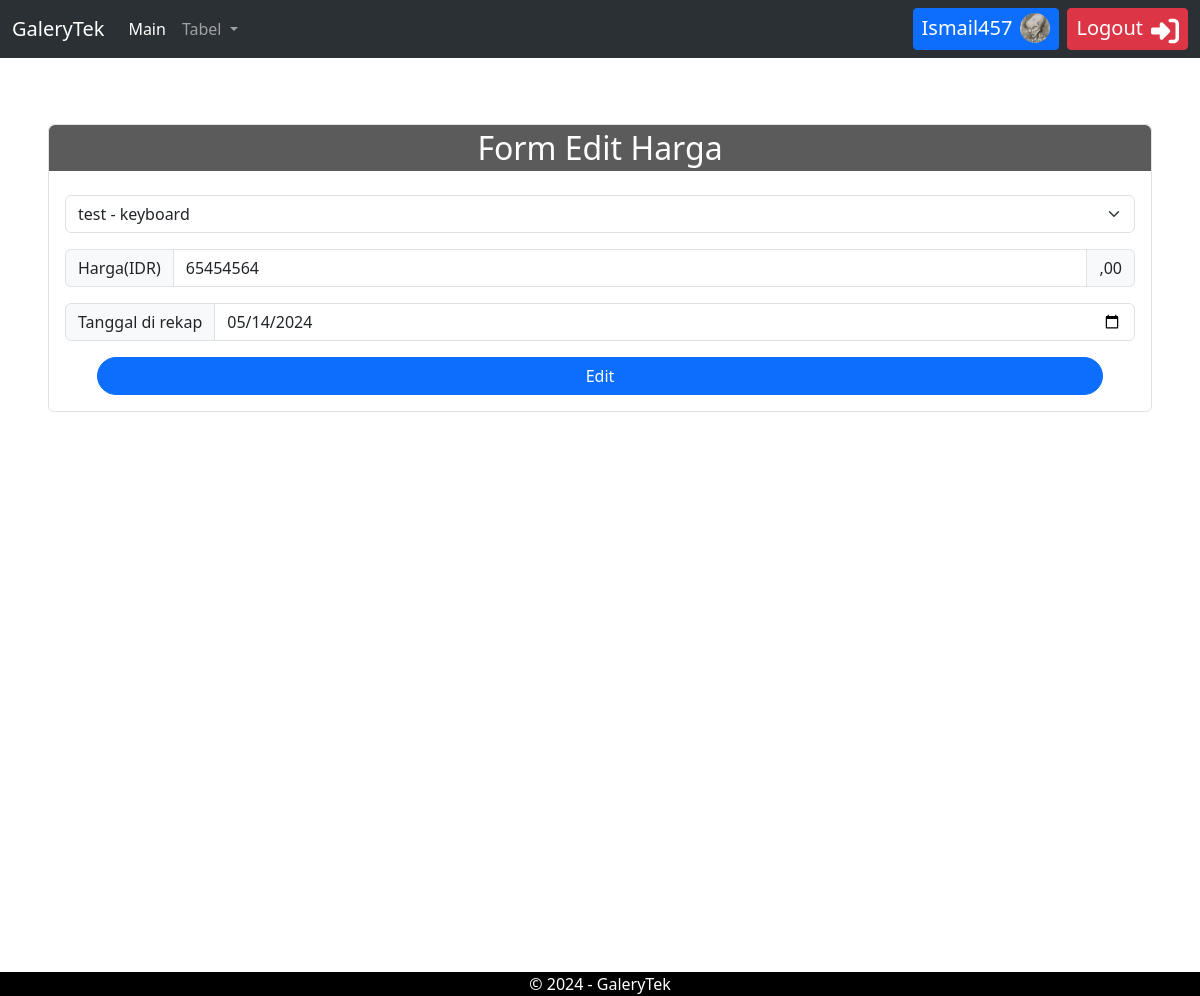
Screenshot of /admin/crud/form/edit_harga.php?id=7 (signed in) with the database file from the repository.
### tables this page shows
CREATE TABLE `user` (
  `id` int NOT NULL,
  `username` varchar(255) NOT NULL,
  `email` varchar(255) NOT NULL,
  `password` varchar(255) NOT NULL,
  `role` enum('admin','super admin') NOT NULL,
  `gambar` varchar(255) NOT NULL
);

CREATE TABLE `hardware` (
  `id_hardware` int NOT NULL,
  `nama` varchar(255) NOT NULL,
  `kategori` enum('ram','power suply','vga','hdd','ssd','motherboard','keyboard','mouse','monitor') NOT NULL,
  `deskripsi` text NOT NULL,
  `gambar` varchar(255) NOT NULL
);

CREATE TABLE `harga` (
  `id_harga` int NOT NULL,
  `id_hardware` int NOT NULL,
  `avg_price` int NOT NULL,
  `tanggal` date NOT NULL
);

### admin/crud/form/edit_harga.php (the view, shortened to what this page needs)
<!DOCTYPE html>
<html lang="en">
<head>
    <link rel="stylesheet" href="../../assets/style/base.css">
    <link rel="stylesheet" href="../../assets/style/form.css">
    <link rel="stylesheet" href="http://localhost/pw2024_tubes_233040070/admin/assets/plugins/fontawesome-free-6.5.2-web/css/all.css">
    <link rel="stylesheet" href="../../assets/style/bootstrap.min.css">
</head>
<body>
    <?php
    include "../../assets/shortcut/nav.php";
    $id = $_GET["id"];
    $query = mysqli_query($koneksi, "SELECT * FROM harga WHERE id_harga='$id'");
    $tampil = mysqli_fetch_array($query)
    ?>
    <section class="main">
        <form action="../aksi/aksi_edit.php" method="post" class="d-flex flex-column border rounded text-center mx-5">
            <h2 class="title rounded-top text-white p-1">Form Edit Harga</h2>
            <div class="p-2">
                <div class="input-group flex-nowrap p-2">
                    <select name="id_hardware" class="form-select" aria-label="Default select example">
                        <?php
                        $Qselect = mysqli_query($koneksi, "SELECT * FROM hardware WHERE id_hardware=" . $tampil['id_hardware'] . "");
                        $Tselect = mysqli_fetch_assoc($Qselect);
                        ?>
                        <option selected value="<?= $tampil['id_hardware'] ?>"><?= $Tselect['nama'] ?> - <?= $Tselect['kategori'] ?></option>
                    </select>
                </div>
                <div class="input-group p-2">
                    <label class="input-group-text" for="harga">Harga(IDR)</label>
                    <input name="avg_price" type="number" class="form-control" id="harga" value="<?= $tampil['avg_price'] ?>" required>
                    <label class="input-group-text" for="harga">,00</label>
                </div>
                <div class="input-group p-2">
                    <label class="input-group-text" for="tanggal">Tanggal di rekap</label>
                    <input name="tanggal" type="date" class="form-control" id="tanggal" value="<?= $tampil['tanggal'] ?>" required>
                </div>
            </div>
            <input type="submit" value="Edit" name="harga" class="btn btn-primary mx-5 mb-3 rounded-pill">
        </form>
    </section>
    <?php
    include "../../assets/shortcut/link.php";
    ?>
</body>
</html>

### admin/assets/shortcut/nav.php (shortened to what this page needs)
<?php
include "koneksi.php";
$user = $_SESSION['user'];
$data_user = mysqli_query($koneksi, "SELECT * FROM user WHERE username='$user' or email='$user'");
$tampil_user = mysqli_fetch_array($data_user);
if ($tampil_user['gambar']) {
    $gambar_profile = $tampil_user['gambar'];
} else {
    $gambar_profile = "Profile_picture.png";
}
?>
<nav class="navbar navbar-expand-lg bg-body-tertiary position-fixed bg-dark" data-bs-theme="dark" style="
    color: white;
    width: 100%;
    z-index: 10;
    top: 0;">
    <div class="container-fluid">
        <a class="navbar-brand" href="./">GaleryTek</a>
        <div class="collapse navbar-collapse" id="navbarText">
            <ul class="navbar-nav me-auto mb-2 mb-lg-0 text-center">
                <li class="nav-item">
                    <a class="nav-link active" aria-current="page" href="#main">Main</a>
                </li>
                <li class="nav-item dropdown">
                    <a class="nav-link dropdown-toggle" href="#" role="button" data-bs-toggle="dropdown" aria-expanded="false">
                        Tabel
                    </a>
                </li>
            </ul>
            <div class="d-flex justify-content-evenly">
                <a href="http://localhost/pw2024_tubes_233040070/admin/crud/user.php" class="d-flex btn btn-sm btn-primary justify-content-center me-2">
                    <div class="fs-5 me-2"><?= $tampil_user['username'] ?></div><img class="rounded-circle" src="http://localhost/pw2024_tubes_233040070/admin/crud/recource/gambar_profile/<?= $gambar_profile; ?>" alt="Profile_picture.png" style="height:30px; width: 30px;">
                </a>
                <a href="http://localhost/pw2024_tubes_233040070/admin/crud/aksi/logout.php" class="d-flex btn btn-sm btn-danger justify-content-center" onclick="return confirm('Anda yakin ingin logout ?')">
                    <div class="fs-5">Logout</div><i class="fa-solid fa-right-to-bracket fa-2x ms-2 mt-1"></i>
                </a>
            </div>
        </div>
    </div>
</nav>
<div style="margin-bottom: 32px;">_</div>

### admin/assets/style/base.css (style rules this page uses)
* { margin: 0; padding: 0; scroll-behavior: smooth; }
img { border: 0; width: 200px; height: 200px; }

### admin/assets/style/form.css (style rules this page uses)
form { margin-top: 100px; }
.title { background-color: #5b5b5b; }
.main { height: 100vh; }

### rows the page displays
user: username "Ismail457", gambar (picture)
hardware: id_hardware "test - keyboard"
harga: avg_price "65454564", tanggal "05/14/2024"
